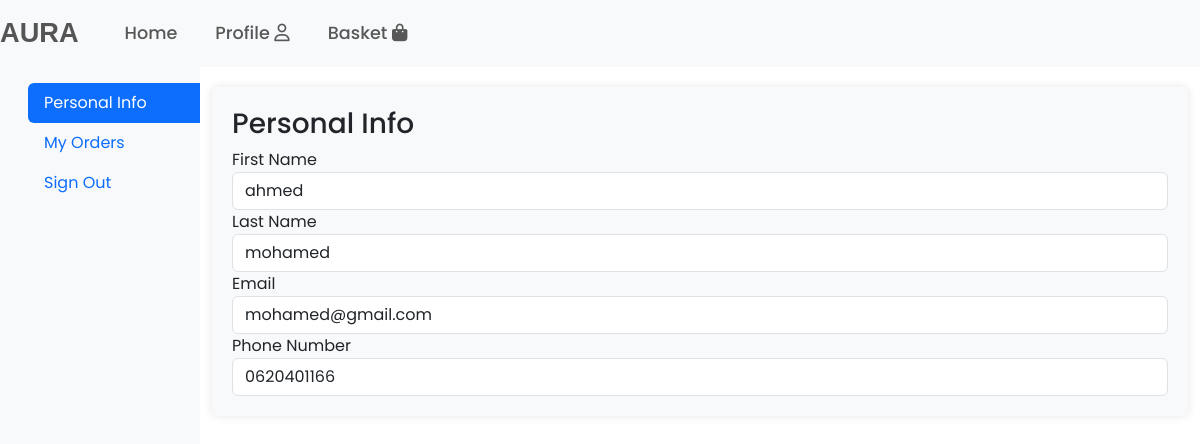
The app's page /profile.php (signed in) with its own data.
### tables this page shows
CREATE TABLE `user` (
  `user_id` int(11) NOT NULL,
  `user_firstname` varchar(50) NOT NULL,
  `user_lastname` varchar(50) NOT NULL,
  `user_phonenum` varchar(15) NOT NULL,
  `user_email` varchar(100) NOT NULL,
  `user_pass` varchar(255) NOT NULL,
  `role` enum('user','admin') DEFAULT 'user',
  `creation_date` timestamp NOT NULL DEFAULT current_timestamp()
);

### profile.php (the view, shortened to what this page needs)
<?php
$cnx = new mysqli('localhost', 'root', '', 'aura');
$user_id = $_SESSION['user_id'];
$stmt = $cnx->prepare("SELECT * FROM user WHERE user_id = ?");
$stmt->bind_param("i", $user_id);
$stmt->execute();
$res = $stmt->get_result();
?>
<!DOCTYPE html>
<html lang="en">
<head>
    <link rel="stylesheet" href="css/bootstrap.min.css">
    <link rel="stylesheet" href="profile.css">
</head>
<body>
    <?php include("navbar.php"); ?>
    <div class="container-fluid">
        <div class="row">
            <div class="col-md-3 col-lg-2 sidebar">
                <?php include("profilesidebar.php"); ?>
            </div>
            <div class="col-md-9 col-lg-10">
                <div id="content-area">
                    <div id="personal-info" class="content">
                        <h3>Personal Info</h3>
                        <?php
                        if ($data = $res->fetch_assoc()) {
                        ?>
                        <form id="personal-info-form" method="post" action="update_personal_info.php">
                            <div class="form-group">
                                <label for="first-name">First Name</label>
                                <input type="text" class="form-control" id="first-name" name="first-name" value="<?php echo htmlspecialchars($data['user_firstname']); ?>">
                            </div>
                            <div class="form-group">
                                <label for="last-name">Last Name</label>
                                <input type="text" class="form-control" id="last-name" name="last-name" value="<?php echo htmlspecialchars($data['user_lastname']); ?>">
                            </div>
                            <div class="form-group">
                                <label for="email">Email</label>
                                <input type="email" class="form-control" id="email" name="email" value="<?php echo htmlspecialchars($data['user_email']); ?>">
                            </div>
                            <div class="form-group">
                                <label for="phone">Phone Number</label>
                                <input type="text" class="form-control" id="phone" name="phone" value="<?php echo htmlspecialchars($data['user_phonenum']); ?>">
                            </div>
                        </form>
                        <?php
                        } else {
                            echo "<p>No user information found.</p>";
                        }
                        ?>
                    </div>
                </div>
            </div>
        </div>
    </div>
</body>
</html>

### profile.css (style rules this page uses)
#personal-info, #orders { padding: 20px; background-color: #f8f9fa; border-radius: 5px; box-shadow: 0 0 10px rgba(0, 0, 0, 0.1); }
#content-area { margin-top: 20px; }
.sidebar { position: fixed; top: 0; bottom: 0; left: 0; z-index: 100; overflow-x: hidden; overflow-y: auto; background-color: #f8f9fa; }
@media (min-width: 768px) { .sidebar { position: sticky; height: 100vh; } }

### navbar.php (style rules this page uses)
* { font-family: 'Poppins', sans-serif; margin: 0; padding: 0; box-sizing: border-box; scroll-behavior: smooth; }

### records on screen
user: first-name "ahmed", last-name "mohamed", email "mohamed@gmail.com", phone "0620401166"
